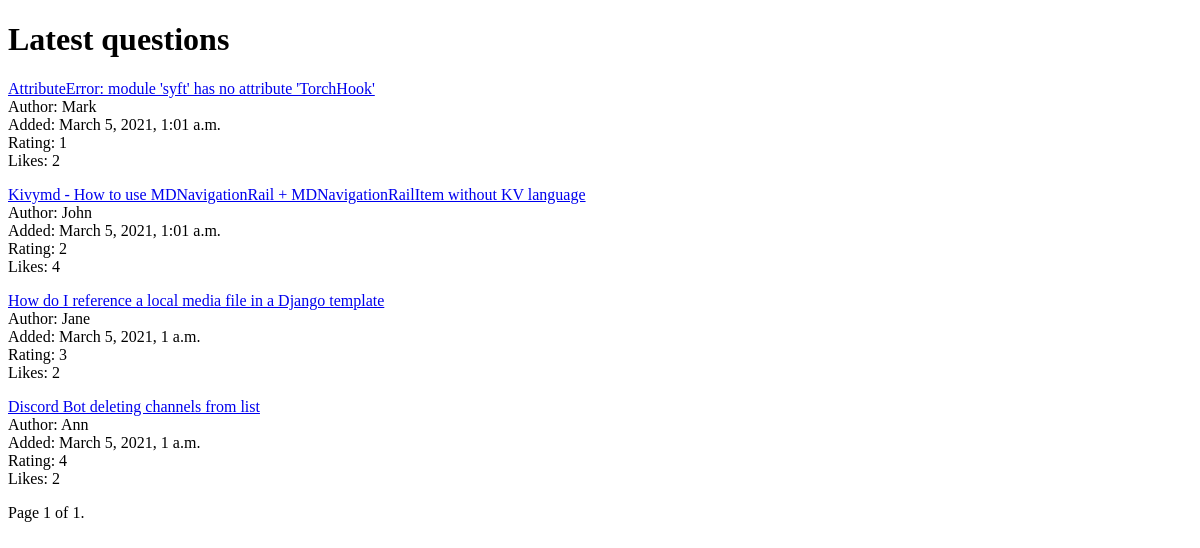
Before: / with the older database file.
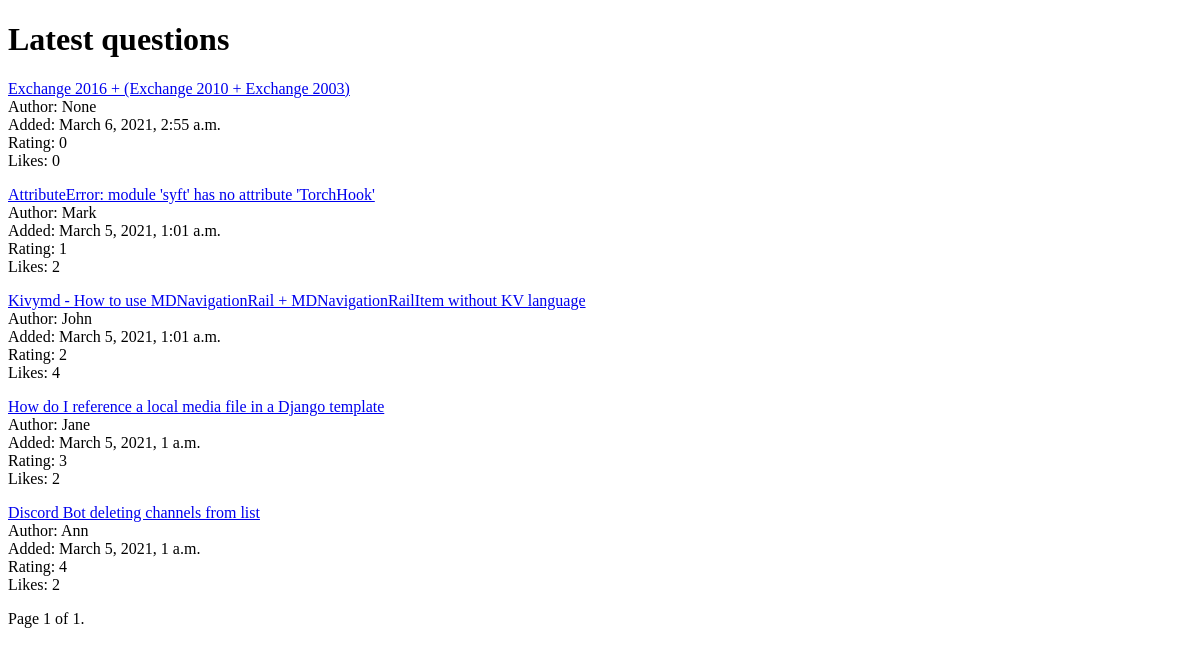
After: the same page with the newer database file.
### qa/models.py (models this page shows)
class Question(models.Model):
    objects = QuestionManager()
    title = models.CharField(default='', max_length=255)
    text = models.TextField(default='')
    added_at = models.DateTimeField(null=True, auto_now_add=True)
    rating = models.IntegerField(default=0)
    author = models.ForeignKey(User, null=True, on_delete=models.SET_NULL)
    likes = models.ManyToManyField(User, null=True, related_name='question_like_user')
    def __str__(self):
        return self.title
    def get_url(self):
        return reverse("question-id", kwargs={'pk': self.id})

### qa/views.py (the view)
# urls.py: path('', latest),
def latest(request, *args, **kwargs):
    try:
        questions = Question.objects.new()
    except Question.DoesNotExist:
        raise Http404
    page_obj = paginate(request, questions)
    return render(request, 'list.html', {
        'title': 'Latest questions',
        'page_obj': page_obj,
    })

### qa/models.py (called while the page is built)
    def new(self):
        return self.order_by('-added_at')

### qa/views.py (called while the page is built)
def paginate(request, objects):
    try:
        limit = int(request.GET.get('limit', 10))
    except ValueError:
        limit = 10
    if limit > 10:
        limit = 10
    try:
        page_number = int(request.GET.get('page', 1))
    except ValueError:
        raise Http404
    paginator = Paginator(objects, limit)
    try:
        page = paginator.page(page_number)
    except EmptyPage:
        page = paginator.page(paginator.num_pages)
    return page

### qa/templates/list.html (shortened to what this page needs)
<!DOCTYPE html>
<html lang="en">
<head>
</head>
<body>
    <h1>{{ title }}</h1>
    {% for question in page_obj %}
        <p><a href="{{ question.get_url }}">{{ question }}</a><br>
            Author: {{ question.author }}<br>
            Added: {{ question.added_at }}<br>
            Rating: {{ question.rating }}<br>
            Likes: {{ question.likes.count }}
        </p>
    {% endfor %}
<div class="pagination">
    <span class="step-links">
        <span class="current">
            Page {{ page_obj.number }} of {{ page_obj.paginator.num_pages }}.
        </span>
    </span>
</div>
</body>
</html>

Changed rows visible on the page:
added Question: title "Exchange 2016 + (Exchange 2010 + Exchange 2003)", author "None", added_at "March 6, 2021, 2:55 a.m.", rating "0", likes.count "0"
